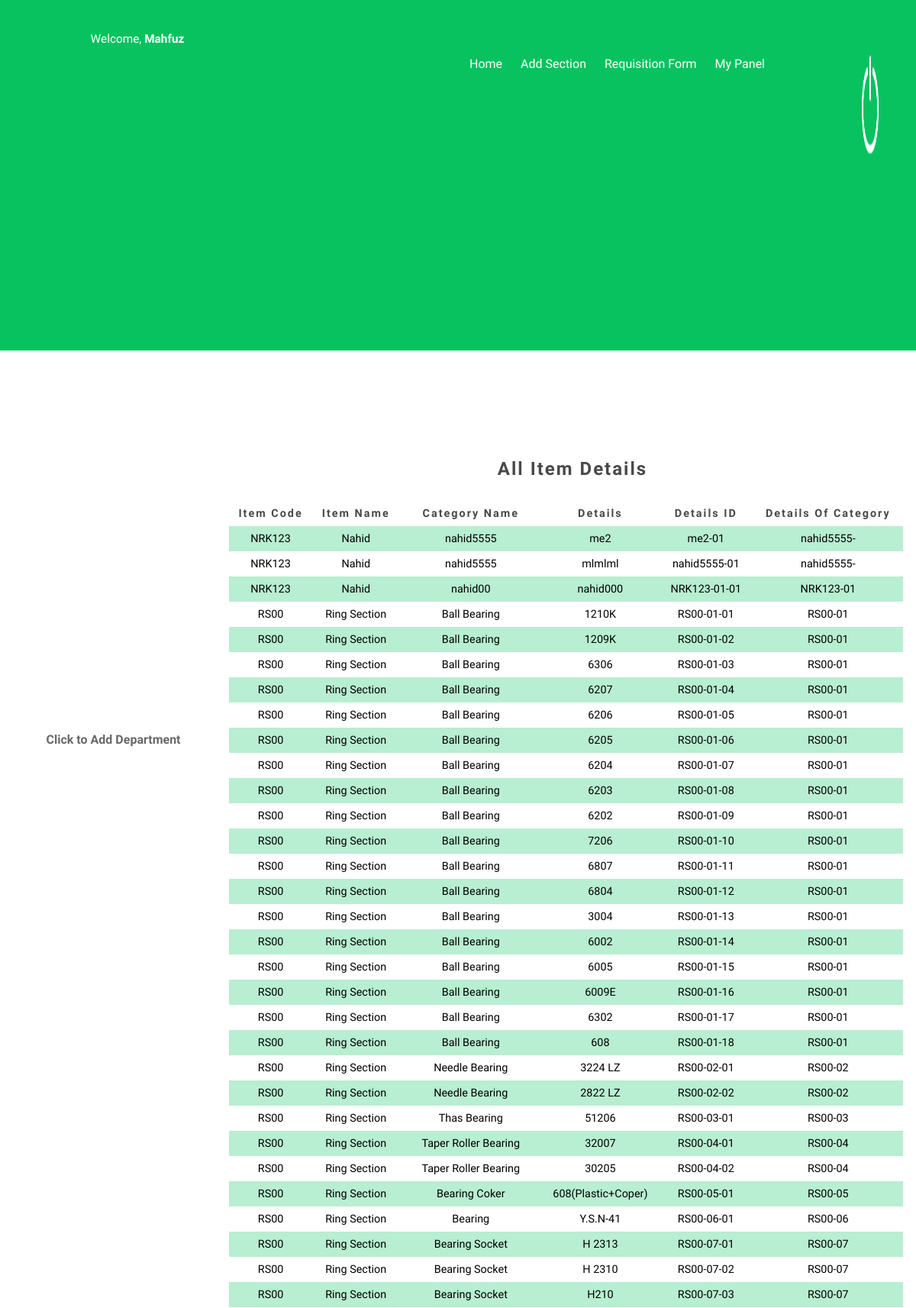
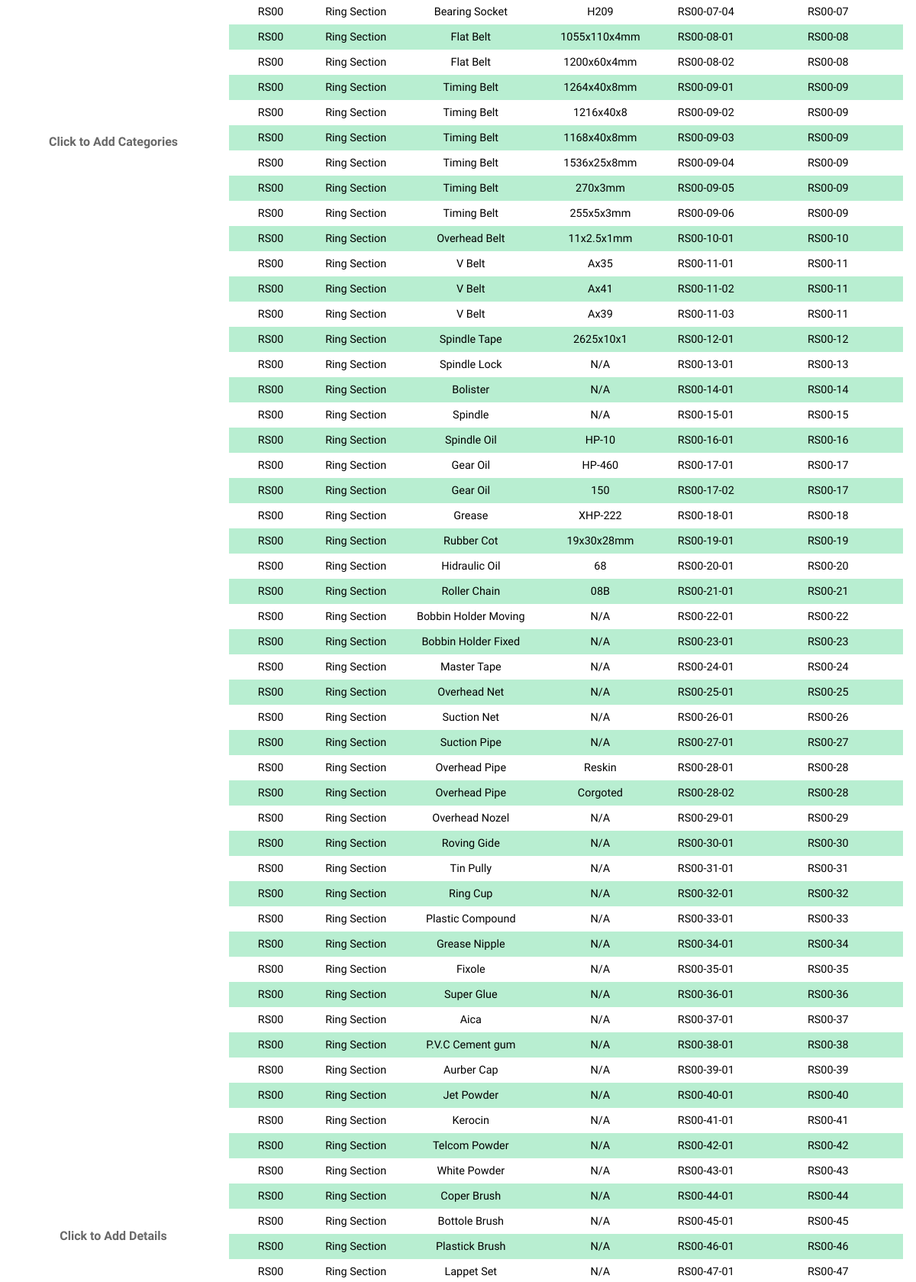
Screenshot of /addItems.php (signed in, upper part) with the database file from the repository (2 pictures, top to bottom).
### tables this page shows
CREATE TABLE `categories` (
  `categoryCode` varchar(10) NOT NULL,
  `categoryName` varchar(50) NOT NULL,
  `itemCode` varchar(10) NOT NULL
);

CREATE TABLE `items` (
  `itemCode` varchar(10) NOT NULL,
  `itemName` varchar(50) NOT NULL
);

CREATE TABLE `product` (
  `productId` varchar(100) NOT NULL,
  `description` varchar(100) NOT NULL,
  `categoryCode` varchar(100) NOT NULL
);

### addItems.php (the view, shortened to what this page needs)
    <?php
    $valid_session = isset($_SESSION['uname']) ? $_SESSION['uname'] === session_id() : FALSE;
    if (!$valid_session || $_SESSION['utype'] != "normal") {
?>
        <div class="errorPage">
            <h1 style="position:relative;top: 0%;color: rgb(255, 0, 76); font-family: 'Bebas Neue',sans-serif;font-size: 3em;text-align:center;">You aren't Logged in!<h2>
            <img align="center" src="./assets/img/Other/failed.png" alt="">
            <p style="position:relative;top: 0%;font-family: 'Bebas Neue',sans-serif;font-size: 2em;text-align:center;">Please <a style="color: rgb(255, 0, 76); font-family: 'Bebas Neue',sans-serif;font-size: 1em;text-align:center;" href="login.php"> Log In</a> </p>
        </div>
        <style>
            body{
                background-color: white;
            }
            .errorPage{
                position: absolute;
                top: 25%;
                left: 20%;
                width: 60%;
                height: 400px;
                border: 2px solid red;
                border-radius: 10px;
                -webkit-border-radius: 10px;
                -moz-border-radius: 10px;
                -ms-border-radius: 10px;
                -o-border-radius: 10px;
                text-align: center;
            }
            .errorPage img{
                position: relative;
                margin-left: auto;
                margin-right: auto;
                width: 150px;
                height: 150px;
            }
        </style>
<?php
        exit();
    }
    else{
        if (( time() - $_SESSION['last_login_timestamp'])> 300)
        {
            header('Location: logout.php');
        }
        else
        {
            $uid = $_SESSION['userid'];
?>
    <!DOCTYPE html>
    <html lang="en">
    <head>
        <link rel="stylesheet" href="./assets/css/home.css">
        <link rel="stylesheet" href="./assets/css/addSection.css">
    </head>
    <body>
        <div class="contain">
            <div class="navbar" style="z-index: 1;">
                <div class="rows">
                    <div class="userName"><p>Welcome, <span><?=$uid?></span></p></div>
                    <div class="tit"></div>
                    <div class="menu">
                        <a href="./home.php">Home</a>
                        <a href="./addItems.php">Add Section</a>
                        <a href="./requisitionForm.php">Requisition Form</a>
                        <a href="">My Panel</a>
                    </div>
                    <div class="logOut" onclick="window.location.href='./logout.php'">
                        <img src="./assets/img/Other/off.png" onclick="window.location.href='./logout.php'" alt="">
                    </div>
                </div>
                <div class="rows1">
                </div>
            </div>
            <div class="bodyDiv" id="bodyDiv" style="z-index: 0;">
                <div class="colSec" id="addCol">
                    <div class="addSec" id="itemAdd">
                        <a href="#" id="itemTit" onclick="showItem(this)">Click to Add Department</a>
                    </div>
                    <div class="addSec" id="catAdd">
                        <a href="#" id="catTit" onclick="showCat(this)">Click to Add Categories</a>
                    </div>
                    <div class="addSec" id="detAdd">
                        <a href="#" id="detTit" onclick="showDet(this)">Click to Add Details</a>
                                <?php
                                    $dql = " SELECT t1.categoryCode, t1.categoryName, t2.itemCode, t2.itemName
                                    FROM categories AS t1 INNER JOIN items AS t2 ON t1.itemCode = t2.itemCode ";
                                    function getCatDetFromDB($mySql)
                                    {
                                        require("./dbConnect.php");
                                        $res = mysqli_query($conn, $mySql)or die(mysqli_error());
                                        $array=array();
                                        while($rows = mysqli_fetch_assoc($res)) {
                                            $array[]=$rows;
                                        }
                                        return json_encode($array);
                                    }
                                    $j1 = getCatDetFromDB($dql);
                                ?>
                    </div>
                </div>
                <div class="colSec" id="table1">
                    <h1 class="dash-titles">All Item Details</h1>
                    <div class="table-product-data">
                        <?php
                            function getTableDataFromDB($s)
                            {
                                require("./dbConnect.php");
                                $res = mysqli_query($conn, $s)or die(mysqli_error());
                                $ar=array();
                                while($r = mysqli_fetch_assoc($res)) {
                                    $ar[]=$r;
                                }
                                return json_encode($ar);
                            }
                            $s1=" SELECT t2.itemCode, t2.itemName, t1.categoryName, t1.categoryCode, t1.itemCode, t3.description, t3.productId, t3.categoryCode FROM categories AS t1 INNER JOIN items AS t2 INNER JOIN product AS t3 ON t1.itemCode = t2.itemCode and t1.categoryCode = t3.categoryCode";
                            $jn1=getTableDataFromDB($s1);
                            $jr1=json_decode($jn1);
                            echo '<table id="tab">';
                            echo "<th>Item Code</th><th>Item Name</th><th>Category Name</th><th>Details</th><th>Details ID</th><th>Details of Category</th><th>";
                            foreach($jr1 as $table)
                            {
                                echo '<tr align="center">';
                                echo
                                '<td>'.$table->itemCode.'</td><td>'.$table->itemName.'</td><td>'.$table->categoryName.'</td><td>'.$table->description.'</td>'.'</td><td>'.$table->productId.'</td>'.'</td><td>'.$table->categoryCode.'</td>';
                                echo '</tr>';
                            }
                            echo '</table>';
                        ?>
                    </div>
                </div>
            </div>
        </div>
    </body>
    </html>
<?php
    }
}
?>

### assets/css/home.css (style rules this page uses)
body { margin: 0; padding: 0; }
.contain { position: absolute; margin: 0; padding: 0; width: 100%; height: 100%; display: grid; grid-template-rows: 10% 70%; grid-row-gap: 0%; }
.navbar { margin: 0; padding: 0; position: sticky; width: 100%; height: 100%; display: grid; grid-template-rows: 50% 50%; background-color: #07C25F; }
.rows, .rows1 { text-align: center; }
.rows { display: grid; grid-template-columns: 30% 20% 40% 10%; background-color: #07C25F; }
.userName, .title { color: white; font-family: 'Nanum Gothic', sans-serif; font-size: 0.8em; }
.userName p { position: relative; top: 10%; display: inline-block; line-height: 1.8em; font-size: 1.2em; }
.userName p span { font-weight: bold; text-transform: capitalize; }
.menu { position: relative; top: 0; left: 0; padding: 0px; text-align: left; width: 100%; }
.menu a { position: relative; top: 30%; display: inline-block; left: 0%; height: 30%; padding: 5px; margin-left: 10px; text-decoration: none; color: white; font-family: 'Nanum Gothic', sans-serif; font-size: 1em; line-height: -1em; }
.logOut { position: relative; width: 100%; height: 100%; text-align: center; }
.logOut img { position: relative; top: 30%; width: 20%; height: 60%; }
.dash-titles { position: relative; display: flex; justify-content: center; align-items: center; width: 100%; height: 50px; font-family: 'Nanum Gothic', sans-serif; font-size: 1em; font-weight: bold; letter-spacing: 2px; color: rgb(73, 73, 73); background-color: white; }
table { border-collapse: collapse; font-family: 'Nanum Gothic', sans-serif; width: 100%; }
th { text-align: center; padding: 8px; font-size: 0.9em; color: rgb(73, 73, 73); }
td { text-align: center; padding: 8px; font-size: 0.8em; color: black; }
tr:nth-child(even) { background-color: rgba(7, 194, 94, 0.596); }

### assets/css/addSection.css (style rules this page uses)
.bodyDiv { position: absolute; width: 100%; height: 100%; margin: 0; padding: 0; display: grid; grid-template-columns: 22.5% 75%; grid-column-gap: 2.5%; }
.colSec { position: absolute; top: 12.5%; margin: 0; padding: 0; width: 100%; height: 100%; }
#addCol { position: relative; left: 5%; width: 100%; height: 85%; margin: 0; padding: 0; display: grid; grid-template-rows: 22% 25% 50%; grid-row-gap: 0.5%; }
.addSec { position: relative; width: 100%; height: 100%; }
#itemAdd a, #catAdd a, #detTit { display: block; position: relative; top: 45%; width: 100%; text-align: center; text-decoration: none; font-weight: 700; font-family: 'Nanum Gothic', sans-serif; color: rgb(104, 104, 104); }
#catTit, #detTit { display: block; }
#table1 { position: relative; margin: 0; padding: 0; width: 100%; height: 85%; overflow-y: scroll; }
#table1 h1 { font-size: 1.5em; }
.table-product-data { position: relative; top: 0; width: 100%; height: 80%; }
#tab { position: relative; top: 0; border-collapse: collapse; font-family: 'Nanum Gothic', sans-serif; width: 100%; }
#tab th { text-align: center; padding: 8px; font-size: 0.9em; color: rgb(73, 73, 73); text-transform: capitalize; letter-spacing: 2px; }
#tab td { text-align: center; padding: 8px; font-size: 0.9em; overflow: hidden; }
#tab tr:nth-child(even) { background-color: rgba(7, 194, 94, 0.288); }

### rows the page displays
categories: itemCode "NRK123", itemCode.itemName "Nahid", categoryName "nahid5555", product.description "me2", product.productId "me2-01", product.categoryCode "nahid5555-", product.description "mlmlml", product.productId "nahid5555-01"
categories: itemCode "NRK123", itemCode.itemName "Nahid", categoryName "nahid00", product.description "nahid000", product.productId "NRK123-01-01", product.categoryCode "NRK123-01"
categories: itemCode.itemCode "RS00", itemCode.itemName "Ring Section", categoryName "Ball Bearing", description "6306", productId "RS00-01-03", categoryCode "RS00-01", description "6207", productId "RS00-01-04", description "6206", productId "RS00-01-05", description "6205", productId "RS00-01-06", description "6204", productId "RS00-01-07", description "6203", productId "RS00-01-08", description "6202", productId "RS00-01-09", description "7206", productId "RS00-01-10", description "6807", productId "RS00-01-11", description "6804", productId "RS00-01-12", description "3004", productId "RS00-01-13", description "6002", productId "RS00-01-14", description "6005", productId "RS00-01-15", description "6302", productId "RS00-01-17", description "608", productId "RS00-01-18"
categories: itemCode.itemCode "RS00", itemCode.itemName "Ring Section", categoryName "Thas Bearing", description "51206", productId "RS00-03-01", categoryCode "RS00-03"
categories: itemCode.itemCode "RS00", itemCode.itemName "Ring Section", categoryName "Taper Roller Bearing", description "32007", productId "RS00-04-01", categoryCode "RS00-04", description "30205", productId "RS00-04-02"
categories: itemCode.itemCode "RS00", itemCode.itemName "Ring Section", categoryName "Gear Oil", description "150", productId "RS00-17-02", categoryCode "RS00-17"
categories: itemCode.itemCode "RS00", itemCode.itemName "Ring Section", categoryName "Hidraulic Oil", description "68", productId "RS00-20-01", categoryCode "RS00-20"

### other values shown
$uid "Mahfuz"
$table->itemCode "RS00"
$table->itemName "Ring Section"
$table->categoryName "Ball Bearing"
$table->description "1210K"
$table->productId "RS00-01-01"
$table->categoryCode "RS00-01"
$table->description "1209K"
$table->productId "RS00-01-02"
$table->description "6009E"
$table->productId "RS00-01-16"
$table->categoryName "Needle Bearing"
$table->description "3224 LZ"
$table->productId "RS00-02-01"
$table->categoryCode "RS00-02"
